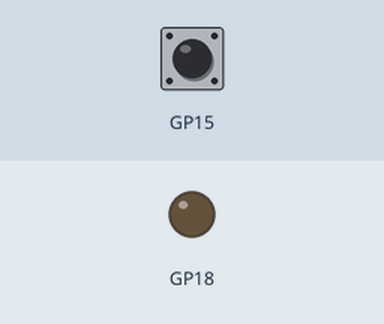
A program run on a simulated Raspberry Pi Pico running MicroPython. On the bench: output pins drawn as LEDs (lit = HIGH). The test bench sets the inputs (shaded band); at power-on: GP15 HIGH.

Above: at 1.2 s.
1.3 s: GP15 pulled LOW for 0.15 s
At 1.4 s:
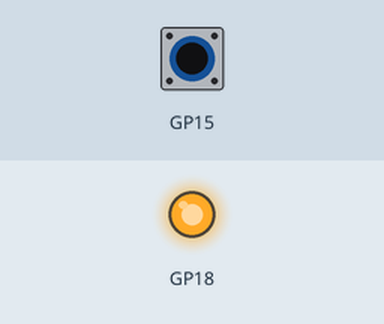
3.0 s: GP15 pulled LOW for 3.2 s
At 7.4 s:
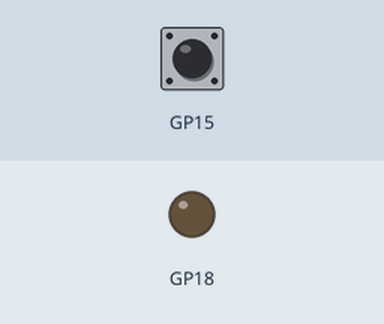
Timing chart, 0 to 8.9 s (numbered marks = the images above; inputs shaded):
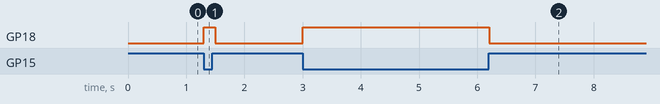

The program:

main.py
```python
from machine import Pin
from time import sleep

led = Pin(Pin.board.GP18, Pin.OUT)
button = Pin(Pin.board.GP15, Pin.IN, Pin.PULL_UP)

while True:
    if button.value():
        led.value(0)
    else:
        led.value(1)

    sleep(0.1)
# 例2
"""     if not button.value():
        led.value(1)
    else:
        led.value(0)
 """
# 例3
# led.value(not button.value())
```

Measured:
- after the input at 1.3 s, GP18: LOW → HIGH at once, → LOW 0.20 s later
- after the input at 3.0 s, GP18: LOW → HIGH at once, → LOW 3.2 s later
